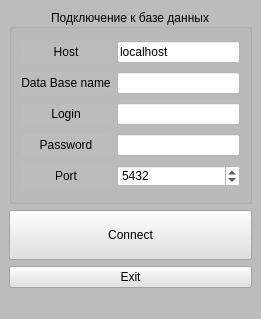
<?xml version="1.0" encoding="UTF-8"?>
<ui version="4.0">
 <class>MainWindow</class>
 <widget class="QMainWindow" name="MainWindow">
  <property name="geometry">
   <rect>
    <x>0</x>
    <y>0</y>
    <width>261</width>
    <height>319</height>
   </rect>
  </property>
  <property name="sizePolicy">
   <sizepolicy hsizetype="Fixed" vsizetype="Fixed">
    <horstretch>0</horstretch>
    <verstretch>0</verstretch>
   </sizepolicy>
  </property>
  <property name="windowTitle">
   <string>DB connect</string>
  </property>
  <property name="layoutDirection">
   <enum>Qt::LeftToRight</enum>
  </property>
  <property name="styleSheet">
   <string notr="true">background-color: rgb(188, 188, 188);</string>
  </property>
  <widget class="QWidget" name="centralwidget">
   <layout class="QVBoxLayout" name="verticalLayout">
    <item>
     <widget class="QGroupBox" name="groupBox">
      <property name="title">
       <string>Подключение к базе данных</string>
      </property>
      <property name="alignment">
       <set>Qt::AlignCenter</set>
      </property>
      <layout class="QGridLayout" name="gridLayout_2">
       <item row="4" column="0">
        <widget class="QLabel" name="lb_Port">
         <property name="styleSheet">
          <string notr="true">color: rgb(0, 0, 0);</string>
         </property>
         <property name="text">
          <string>Port</string>
         </property>
         <property name="textFormat">
          <enum>Qt::AutoText</enum>
         </property>
         <property name="alignment">
          <set>Qt::AlignCenter</set>
         </property>
         <property name="buddy">
          <cstring>sb_Port</cstring>
         </property>
        </widget>
       </item>
       <item row="0" column="0">
        <widget class="QLabel" name="lb_HostName">
         <property name="styleSheet">
          <string notr="true">color: rgb(0, 0, 0);</string>
         </property>
         <property name="text">
          <string>Host</string>
         </property>
         <property name="textFormat">
          <enum>Qt::AutoText</enum>
         </property>
         <property name="alignment">
          <set>Qt::AlignCenter</set>
         </property>
         <property name="buddy">
          <cstring>le_HostName</cstring>
         </property>
        </widget>
       </item>
       <item row="3" column="0">
        <widget class="QLabel" name="lb_Password">
         <property name="styleSheet">
          <string notr="true">color: rgb(0, 0, 0);</string>
         </property>
         <property name="text">
          <string>Password</string>
         </property>
         <property name="textFormat">
          <enum>Qt::AutoText</enum>
         </property>
         <property name="alignment">
          <set>Qt::AlignCenter</set>
         </property>
         <property name="buddy">
          <cstring>le_Password</cstring>
         </property>
        </widget>
       </item>
       <item row="1" column="1">
        <widget class="QLineEdit" name="le_DBName">
         <property name="styleSheet">
          <string notr="true">background-color: rgb(255, 255, 255);</string>
         </property>
        </widget>
       </item>
       <item row="0" column="1">
        <widget class="QLineEdit" name="le_HostName">
         <property name="styleSheet">
          <string notr="true">background-color: rgb(255, 255, 255);</string>
         </property>
         <property name="text">
          <string>localhost</string>
         </property>
        </widget>
       </item>
       <item row="1" column="0">
        <widget class="QLabel" name="lb_DBName">
         <property name="styleSheet">
          <string notr="true">color: rgb(0, 0, 0);</string>
         </property>
         <property name="text">
          <string>Data Base name</string>
         </property>
         <property name="textFormat">
          <enum>Qt::AutoText</enum>
         </property>
         <property name="alignment">
          <set>Qt::AlignCenter</set>
         </property>
         <property name="buddy">
          <cstring>le_DBName</cstring>
         </property>
        </widget>
       </item>
       <item row="3" column="1">
        <widget class="QLineEdit" name="le_Password">
         <property name="styleSheet">
          <string notr="true">background-color: rgb(255, 255, 255);</string>
         </property>
         <property name="echoMode">
          <enum>QLineEdit::Password</enum>
         </property>
        </widget>
       </item>
       <item row="2" column="1">
        <widget class="QLineEdit" name="le_Login">
         <property name="styleSheet">
          <string notr="true">background-color: rgb(255, 255, 255);</string>
         </property>
        </widget>
       </item>
       <item row="4" column="1">
        <widget class="QSpinBox" name="sb_Port">
         <property name="styleSheet">
          <string notr="true">background-color: rgb(255, 255, 255);</string>
         </property>
         <property name="maximum">
          <number>9999</number>
         </property>
         <property name="value">
          <number>5432</number>
         </property>
        </widget>
       </item>
       <item row="2" column="0">
        <widget class="QLabel" name="lb_Login">
         <property name="styleSheet">
          <string notr="true">color: rgb(0, 0, 0);</string>
         </property>
         <property name="text">
          <string>Login</string>
         </property>
         <property name="textFormat">
          <enum>Qt::AutoText</enum>
         </property>
         <property name="alignment">
          <set>Qt::AlignCenter</set>
         </property>
         <property name="buddy">
          <cstring>le_Login</cstring>
         </property>
        </widget>
       </item>
      </layout>
     </widget>
    </item>
    <item>
     <widget class="QPushButton" name="pb_Connect">
      <property name="enabled">
       <bool>true</bool>
      </property>
      <property name="sizePolicy">
       <sizepolicy hsizetype="Expanding" vsizetype="MinimumExpanding">
        <horstretch>0</horstretch>
        <verstretch>0</verstretch>
       </sizepolicy>
      </property>
      <property name="minimumSize">
       <size>
        <width>0</width>
        <height>35</height>
       </size>
      </property>
      <property name="maximumSize">
       <size>
        <width>16777215</width>
        <height>50</height>
       </size>
      </property>
      <property name="baseSize">
       <size>
        <width>0</width>
        <height>0</height>
       </size>
      </property>
      <property name="layoutDirection">
       <enum>Qt::LeftToRight</enum>
      </property>
      <property name="styleSheet">
       <string notr="true">background-color: rgb(225, 225, 225);
color: rgb(0, 0, 0);</string>
      </property>
      <property name="text">
       <string>Connect</string>
      </property>
      <property name="autoDefault">
       <bool>true</bool>
      </property>
      <property name="default">
       <bool>false</bool>
      </property>
      <property name="flat">
       <bool>false</bool>
      </property>
     </widget>
    </item>
    <item>
     <widget class="QPushButton" name="pb_Exit">
      <property name="styleSheet">
       <string notr="true">background-color: rgb(225, 225, 225);
color: rgb(0, 0, 0);</string>
      </property>
      <property name="text">
       <string>Exit</string>
      </property>
      <property name="autoDefault">
       <bool>true</bool>
      </property>
     </widget>
    </item>
   </layout>
  </widget>
  <widget class="QMenuBar" name="menubar">
   <property name="geometry">
    <rect>
     <x>0</x>
     <y>0</y>
     <width>261</width>
     <height>21</height>
    </rect>
   </property>
  </widget>
  <widget class="QStatusBar" name="statusbar"/>
 </widget>
 <tabstops>
  <tabstop>le_HostName</tabstop>
  <tabstop>le_DBName</tabstop>
  <tabstop>le_Login</tabstop>
  <tabstop>le_Password</tabstop>
  <tabstop>sb_Port</tabstop>
  <tabstop>pb_Connect</tabstop>
 </tabstops>
 <resources/>
 <connections>
  <connection>
   <sender>pb_Exit</sender>
   <signal>clicked()</signal>
   <receiver>MainWindow</receiver>
   <slot>close()</slot>
   <hints>
    <hint type="sourcelabel">
     <x>130</x>
     <y>245</y>
    </hint>
    <hint type="destinationlabel">
     <x>130</x>
     <y>144</y>
    </hint>
   </hints>
  </connection>
 </connections>
</ui>
